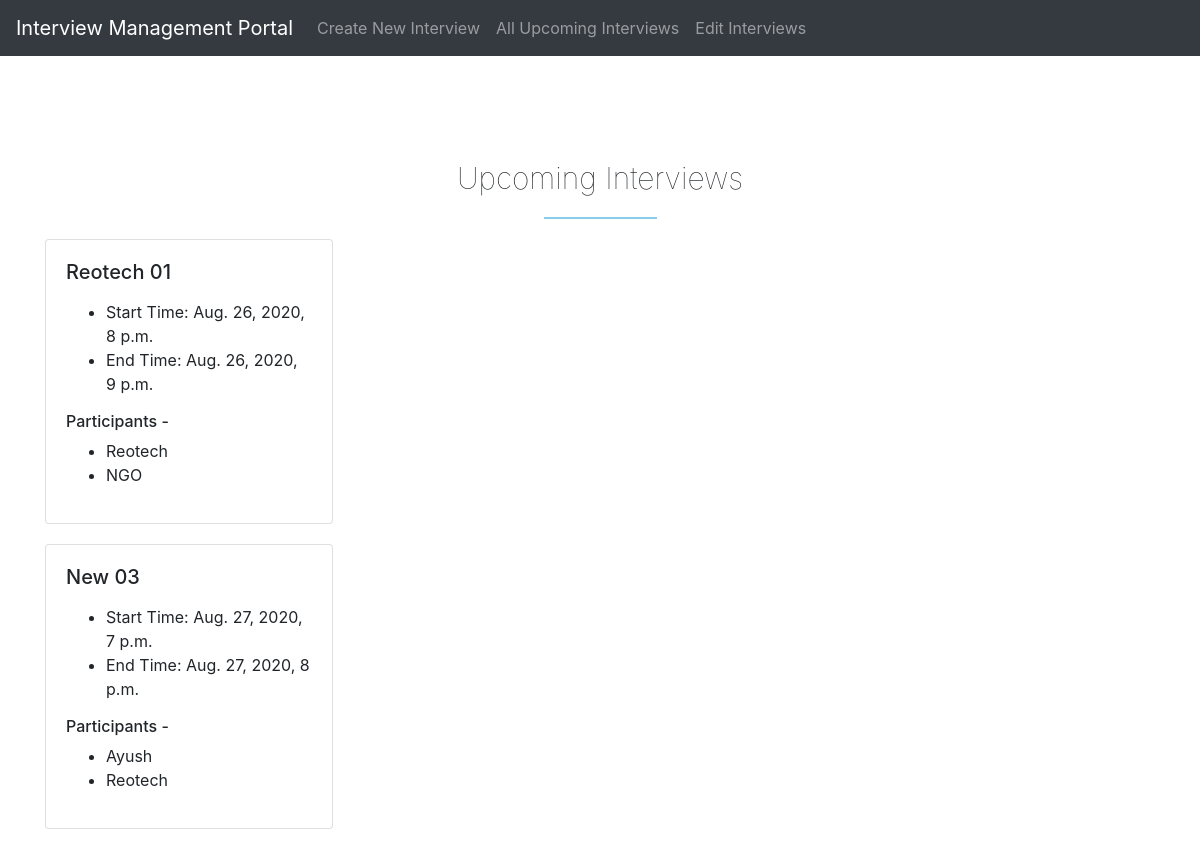
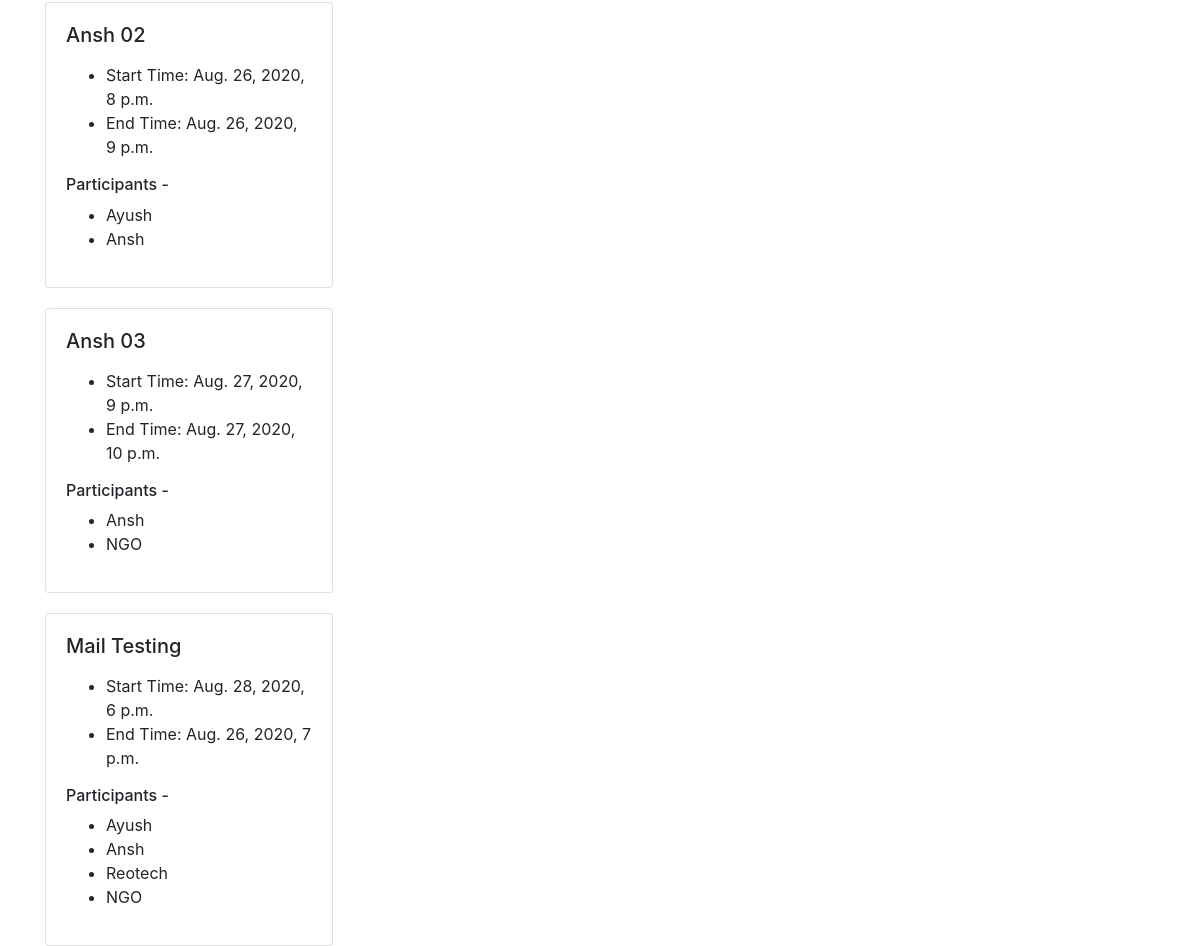
Page /home/all_interviews/ (signed in) on the committed database (2 pictures, top to bottom).
### core/models.py (models this page shows, shortened)
class Interview(models.Model):
    name = models.CharField(max_length=50)
    participant = models.ManyToManyField("Participant", related_name = "interviews", through = 'ParticipantToInterview')
    start_time = models.DateTimeField()
    end_time = models.DateTimeField()

class Participant(models.Model):
    name = models.CharField(max_length=50)
    email = models.EmailField(max_length=150)

### core/views.py (the view)
# urls.py: url(r'^home/all_interviews/$', views.all_interviews_view, name = "all_interviews"),
@login_required(login_url='/')
def all_interviews_view(request):
    upcoming_interviews = upcoming_interview(request)
    context = {
        'interviews' : upcoming_interviews,
    }
    return render(request, 'All_Interviews.html', context)

### core/views.py (called while the page is built)
@login_required(login_url='/')
def upcoming_interview(request):
    current_time = datetime.now()
    upcoming_interviews = Interview.objects.exclude(
        start_time__lt = current_time
    )
    return upcoming_interviews

### core/templates/All_Interviews.html (shortened to what this page needs)
{% load static %}
<!DOCTYPE html>
<html lang="en">
<head>
    <link rel="stylesheet" href="https://stackpath.bootstrapcdn.com/bootstrap/4.5.0/css/bootstrap.min.css">
</head>
<body>
    <nav class="navbar navbar-expand-lg navbar-dark bg-dark">
        <li class ="navbar-brand">Interview Management Portal</li>
        <div class="collapse navbar-collapse" id="navbarSupportedContent">
          <ul class="navbar-nav mr-auto">
            <li class="nav-item">
              <a class="nav-link"  href="{% url 'create' %}">Create New Interview<span class="sr-only">(current)</span></a>
            </li>
            <li class="nav-item">
              <a class="nav-link" href="{% url 'all_interviews' %}">All Upcoming Interviews</a>
            </li>
            <li class="nav-item">
              <a class="nav-link" href="#">Edit Interviews</a>
            </li>
          </ul>
        </div>
      </nav>
    <div class="container" style="margin-top: 100px;">
        <section style="margin-top:100px;">
            <span style="font-size: 30px; font-weight: lighter;display:block;text-align: center;">Upcoming Interviews</span>
            <hr style="border: 1px solid skyblue; width: 10%;">
            {% for interview in interviews %}
                <div class="row" style="margin-top: 20px;">
                    <div class="col-md-4">
                        <div class="card" style="width: 18rem;">
                            <div class="card-body">
                            <h5 class="card-title">{{interview.name}}</h5>
                            <p class="card-text">
                            <ul>
                                <li> Start Time: {{interview.start_time}} </li>
                                <li> End Time: {{interview.end_time}} </li>
                            </ul>
                            </p>
                            <h6> Participants - </h6>
                            <ul>
                                {% for participant in interview.participant.all %}
                                <li> {{participant.name}} </li>
                                {% endfor %}
                            </ul>
                            </div>
                        </div>
                    </div>
                </div>
            {% endfor %}
        </section>
    </div>
</body>
</html>

### rows in the picture
Interview: name "Reotech 01", start_time "Aug. 26, 2020, 8 p.m.", end_time "Aug. 26, 2020, 9 p.m."
Participant: name "Reotech"
Participant: name "NGO"
Interview: name "New 03", start_time "Aug. 27, 2020, 7 p.m.", end_time "Aug. 27, 2020, 8 p.m."
Participant: name "Ayush"
Interview: name "Ansh 02", start_time "Aug. 26, 2020, 8 p.m.", end_time "Aug. 26, 2020, 9 p.m."
Participant: name "Ansh"
Interview: name "Ansh 03", start_time "Aug. 27, 2020, 9 p.m.", end_time "Aug. 27, 2020, 10 p.m."
Interview: name "Mail Testing", start_time "Aug. 28, 2020, 6 p.m.", end_time "Aug. 26, 2020, 7 p.m."
